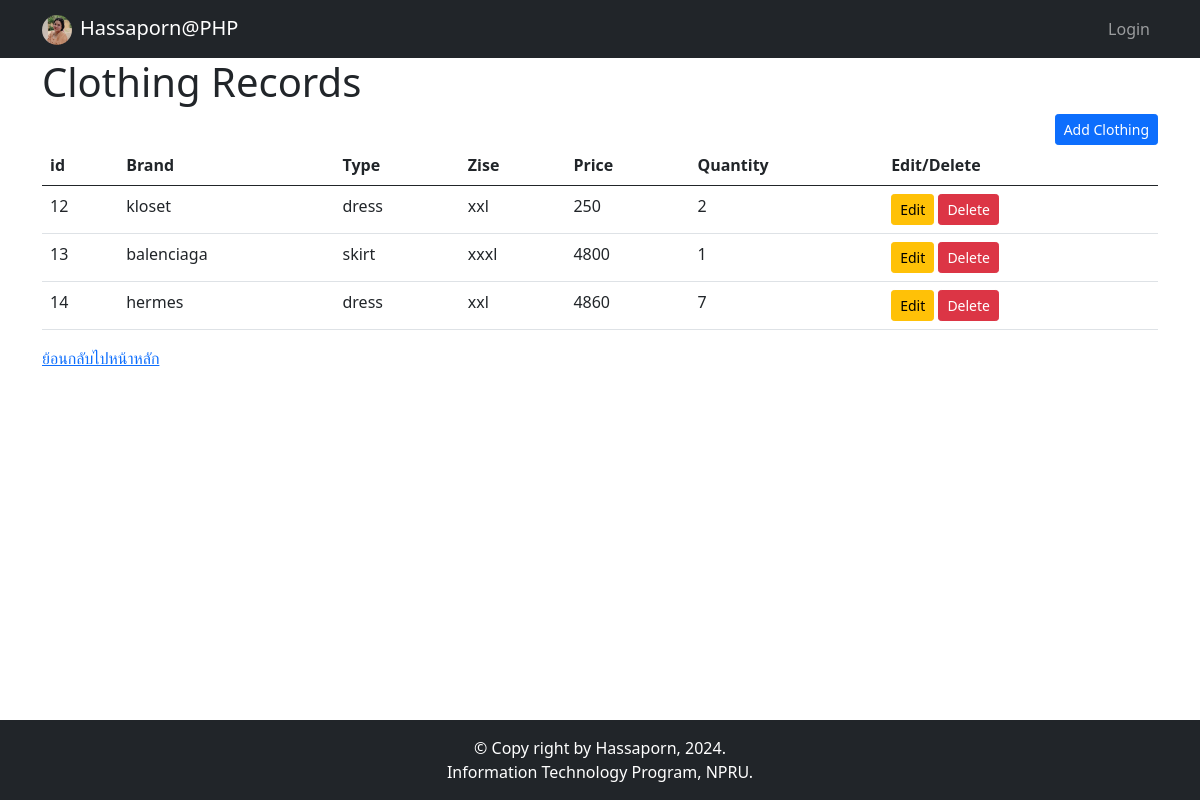
Page /HW05_show_clothing.php on the committed database.
### tables this page shows
CREATE TABLE `tb_clothing` (
  `id` int(11) NOT NULL,
  `brand` text NOT NULL,
  `type` text NOT NULL,
  `zise` text NOT NULL,
  `price` int(11) NOT NULL,
  `quantity` int(11) NOT NULL
);

### HW05_show_clothing.php (the view, shortened to what this page needs)
<?php
include "header.php";
require_once 'condb.php';
$sql = "SELECT * FROM tb_clothing";
$stmt = $conn->prepare($sql);
$stmt->execute();
$clothing = $stmt->fetchAll(PDO::FETCH_ASSOC);
?>
<!DOCTYPE html>
<html>
<head>
    <link href="https://cdn.jsdelivr.net/npm/bootstrap@5.0.2/dist/css/bootstrap.min.css" rel="stylesheet">
    <link rel="stylesheet" href="https://cdn.datatables.net/2.1.2/css/dataTables.dataTables.min.css">
</head>
<body>
    <div class="container">
        <h1>Clothing Records</h1>
        <div class="d-grid gap-2 d-md-flex justify-content-md-end">
            <a href="HW06_form_insertData1_01.php" class="btn btn-primary btn-sm">Add Clothing</a>
        </div>
        <table id="clothingTable" class="table">
            <thead>
                <tr>
                    <th>id</th>
                    <th>Brand</th>
                    <th>Type</th>
                    <th>Zise</th>
                    <th>Price</th>
                    <th>Quantity</th>
                    <th>Edit/Delete</th>
                </tr>
            </thead>
            <tbody>
                <?php foreach ($clothing as $ct) : ?>
                    <tr>
                        <td><?php echo htmlspecialchars($ct['id']); ?></td>
                        <td><?php echo htmlspecialchars($ct['brand']); ?></td>
                        <td><?php echo htmlspecialchars($ct['type']); ?></td>
                        <td><?php echo htmlspecialchars($ct['zise']); ?></td>
                        <td><?php echo htmlspecialchars($ct['price']); ?></td>
                        <td><?php echo htmlspecialchars($ct['quantity']); ?></td>
                        <td>
                            <form action="HW07_form_updateData.php" method="POST" style="display:inline;">
                                <input type="submit" name="edit" value="Edit" class="btn btn-warning btn-sm">
                            </form>
                            <form action="HW06_delete_data.php" method="POST" style="display:inline;">
                                <button type="button" class="delete-button btn btn-danger btn-sm" data-clothing-id="<?php echo $ct['id']; ?>">Delete</button>
                            </form>
                        </td>
                    </tr>
                <?php endforeach; ?>
            </tbody>
        </table>
        <div>
            <a href="index.php">ย้อนกลับไปหน้าหลัก</a>
        </div>
    </div>
    <?php include "footer.php"; ?>
</body>
</html>

### header.php (shortened to what this page needs)
<!DOCTYPE html>
<html>
<head>
    <link href="https://cdn.jsdelivr.net/npm/bootstrap@5.0.2/dist/css/bootstrap.min.css" rel="stylesheet">
</head>
<body>
    <nav class="navbar navbar-expand-lg navbar-dark bg-dark">
        <div class="container">
            <a class="navbar-brand" href="index.php"><img src="img/กาฟิว.jpg" alt="myphoto" class="rounded-pill
me-2" style="width: 30px;">Hassaporn@PHP</a>
            <div class="collapse navbar-collapse" id="navbarSupportedContent">
                <ul class="navbar-nav ms-auto mb-2 mb-lg-0">
                    <li class="nav-item">
                        <a class="nav-link" href="login.php">Login</a>
                    </li>
            </div>
        </div>
    </nav>

### footer.php
<footer class="footer fixed-bottom py-3 bg-dark">
    <div class="container text-center">
        <span class="text-white">&COPY; Copy right by Hassaporn, 2024.</span><br>
        <span class="text-white">Information Technology Program, NPRU.</span>
    </div>
</footer>
</body>
</html>

### rows in the picture
tb_clothing: id "12", brand "kloset", type "dress", zise "xxl", price "250", quantity "2"
tb_clothing: id "13", brand "balenciaga", type "skirt", zise "xxxl", price "4800", quantity "1"
tb_clothing: id "14", brand "hermes", type "dress", zise "xxl", price "4860", quantity "7"
